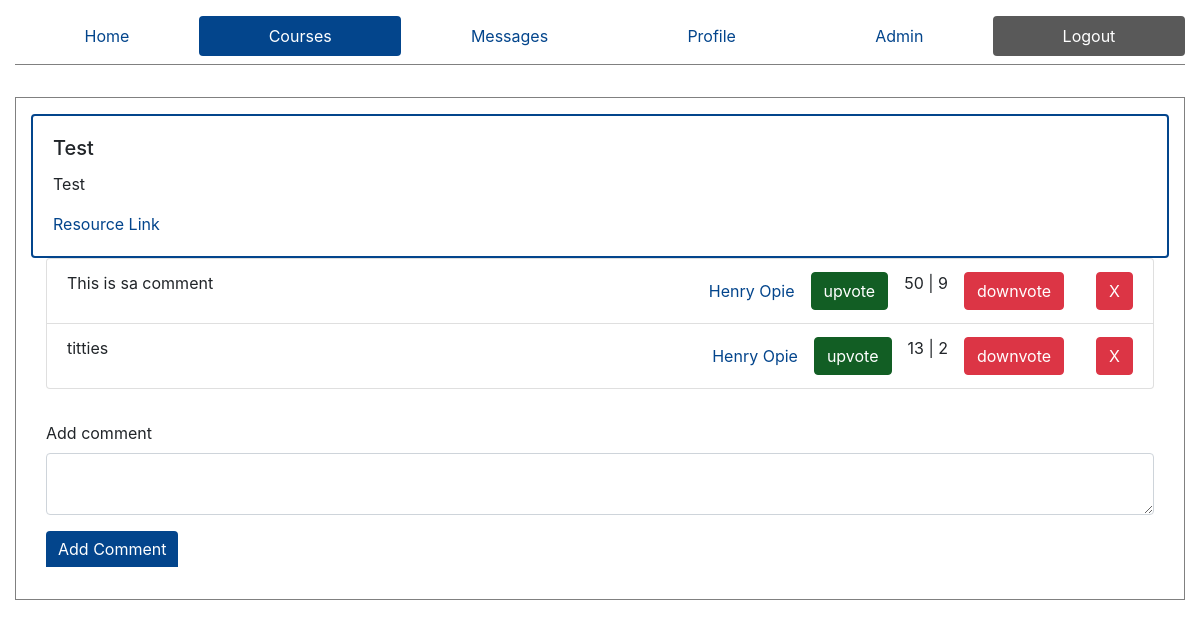
Before: /courses/1111/4 (signed in) with the older database file.
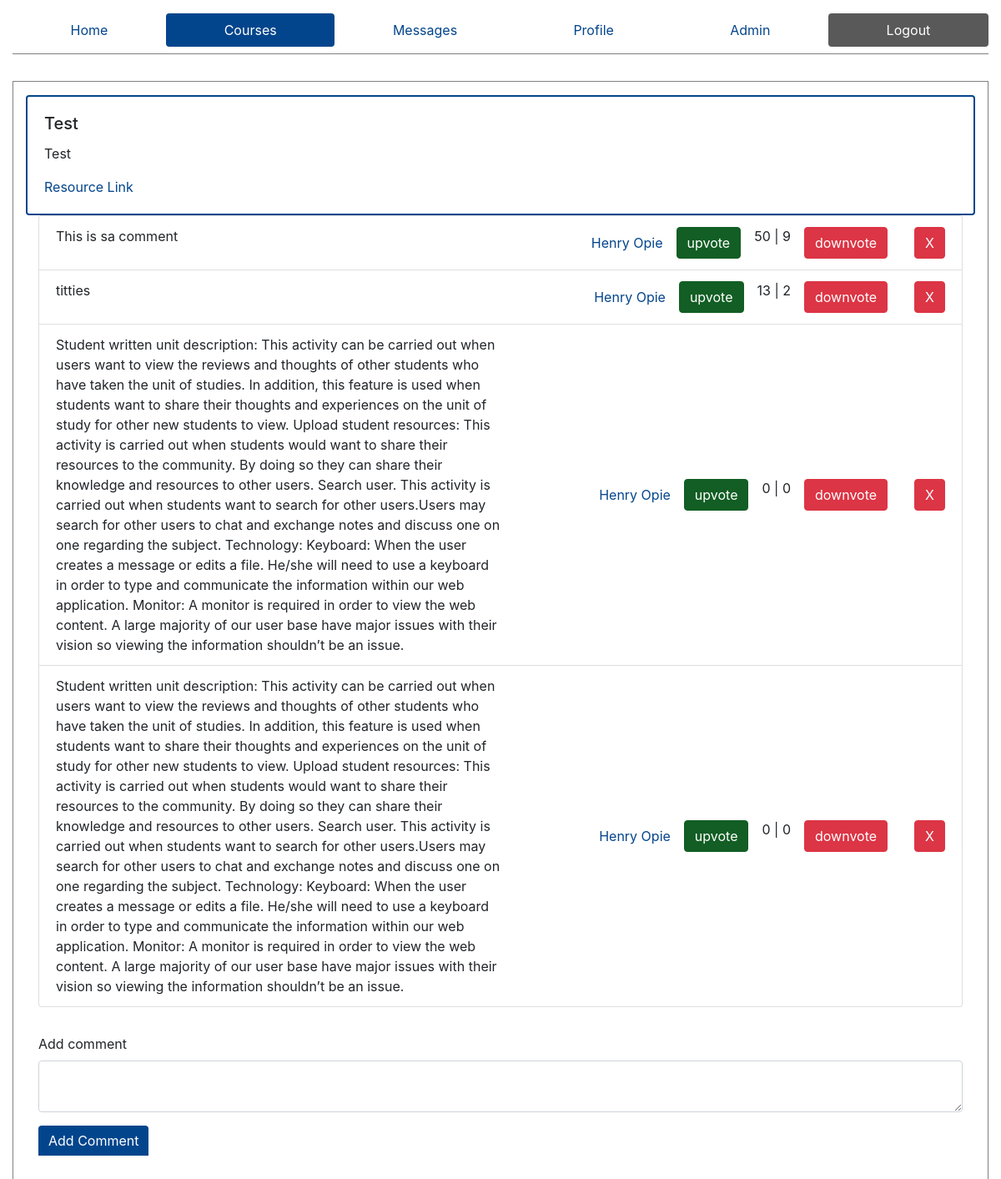
After: the same page with the newer database file.
### ed/models.py (models this page shows)
class Resource(models.Model):
    course = models.ForeignKey(Course, on_delete=models.CASCADE, null=True)
    resourceName = models.CharField(max_length=50, default="Resource Name")
    resourceDescription = models.CharField(max_length=200, default="Description")
    resourceLink = models.CharField(max_length=200, default="Resource Link")

class Comment(models.Model):
    resource = models.ForeignKey(Resource, on_delete=models.CASCADE, related_name='comments')
    body = models.TextField()
    user = models.ForeignKey(Profile, on_delete=models.CASCADE, null=True)
    upvotes = models.IntegerField(default=0)
    downvotes = models.IntegerField(default=0)

class Profile(models.Model):
    user = models.OneToOneField(User, on_delete=models.CASCADE, related_name='+', default=1)
    FirstName = models.CharField(max_length=50,default='firstname')
    LastName = models.CharField(max_length=50,default='lastname')
    is_admin = models.BooleanField('Is admin', default=False)

### ed/views.py (the view, shortened to what this page needs)
# urls.py: path('courses/<slug:code>/<int:id>', views.singleResource, name='Resource'),
def singleResource(request,code, id):
    is_admin = False
    p = Profile.objects.get(user=request.user)
    error = ''
    if p.is_admin:
        is_admin = True
    if not request.POST:
        resource = Resource.objects.get(id=id)
        try:
            comments = Comment.objects.filter(resource=resource).\
                annotate(totalvotes = F('upvotes') - F('downvotes')).order_by('-totalvotes')
        except:
            comments = {}
        context = {
            'active': 'courses',
            'resource': resource,
            'comments': comments,
            'is_admin': is_admin
        }
        return render(request, 'resource.html', context=context)

### templates/resource.html (shortened to what this page needs)
{% extends "core.html" %}
{% block content %}
<div class="card">
    <div class="card-body">
        <h5 class="card-title">
            {{ resource.resourceName}}
        </h5>
        <p class="card-text">
            {{ resource.resourceDescription}}
        </p>
        {% if resource.resourceLink %}
        <a href="{{resource.resourceLink}}" target='_blank'>
            Resource Link
        </a>
        {% endif %}
    </div>
</div>
<div class="container-fluid">
    {% if comments %}
        <ul class='list-group'>
            {% for comment in comments %}
                <li class="list-group-item" style="display: flex;">
                    <div class="comment-body" style="width: 50%; max-width: 50%;">
                    {{comment.body}}
                    </div>
                    <div class="comment-author" style="margin-left: auto; display: flex; align-items: center;">
                        <a href="/profile/{{comment.user.id}}">
                            {{comment.user.FirstName}} {{comment.user.LastName}}
                        </a>
                    </div>
                    <div class="comment-votes">
                        <div class="upvote">
                            <form action="/courses/{{resource.course.courseCode}}/{{resource.id}}" method="post" >
                                <input type="submit" value="upvote" class="btn btn-success">
                            </form>
                        </div>
                        <p>
                            {{comment.upvotes}} | {{comment.downvotes}}
                        </p>
                        <div class="downvote">
                            <form action="/courses/{{resource.course.courseCode}}/{{resource.id}}" method="post" role='form'>
                                <input type="submit" value="downvote" class="btn btn-danger">
                            </form>
                        </div>
                        {% if is_admin %}
                            <div class="admin-delete btn btn-danger">
                                X
                            </div>
                        {% endif %}
                    </div>
                </li>
            {% endfor %}
        </ul>
    {% endif %}
    <form action="/courses/{{resource.course.courseCode}}/{{resource.id}}" method="post" style="margin-top: 2rem;" role="form">
        <div class="form-group">
            <label for="comment" >Add comment</label>
            <textarea id="comment" name="comment" type="text" class="form-control"> </textarea>
        </div>
        <div class="form-group">
            <input type="submit" value="Add Comment" style="width: auto" class="btn btn-primary" role="button">
        </div>
    </form>
</div>
{% endblock %}

### templates/core.html (shortened to what this page needs)
<!DOCTYPE html>
<html lang="en">
<head>
    {% load static %}
    <link rel="stylesheet" type="text/css" href="{% static 'bootstrap.css' %}">
    <link rel="stylesheet" type="text/css" href="{% static 'styles.css' %}">
</head>
<body>
<div class="container" style='max-width: 1200px;'>
{% if user.is_authenticated %}
<div role="navigation">
    <ul class="nav nav-pills nav-fill" style="margin-top:1rem; margin-bottom: 2rem; border-bottom: 1px solid gray; padding-bottom: 0.5rem;" role="tablist" aria-label='main'>
        <li class="nav-item" role="tab">
          <a class="nav-link {% if active == 'home'%} active {% endif %}" href="/">
            Home
          </a>
        </li>
        <li class="nav-item" role="tab">
          <a class="nav-link {% if active == 'courses'%} active {% endif %}" href="/courses">
            Courses
          </a>
        </li>
        <li class="nav-item" role="tab">
          <a class="nav-link {% if active == 'messages'%} active {% endif %}" href="/messages">
            Messages
          </a>
        </li>
        <li class="nav-item" role="tab">
          <a class="nav-link {% if active == 'profile'%} active {% endif %}" href="/profile">
            Profile
          </a>
        </li>
        {% if is_admin %}
        <li class="nav-item" role="tab">
          <a class="nav-link {% if active == 'admin'%} active {% endif %}" href="/admin">
            Admin
          </a>
        </li>
        {% endif %}
        <li class="nav-item" role="tab" style="margin-top: auto;">
          <a class="nav-link" style="background-color: #595959; color: white;" aria-label="logout" href="/logout">
            Logout
          </a>
        </li>
    </ul>
  </div>
    {% endif %}
<div class="container-fluid" style="border: 1px solid gray; padding-top: 1rem; padding-bottom: 1rem;" role="main">
  {% block content %}
  {% endblock %}
</div>
</body>

### ed/static/styles.css (style rules this page uses)
.nav { margin-bottom: 1rem; }
input { border: 1px solid gray; }
.comment-votes { display: flex; align-items: center; }
.comment-votes .upvote { margin-right: 1rem; margin-left: 1rem; }
.comment-votes .downvote { margin-right: 1rem; margin-left: 1rem; }
.card { border: 2px solid #03458c; }
.btn-primary { border: unset; border: 0.25rem !important; border-top-left-radius: 0.25rem !important; border-bottom-left-radius: 0 !important; border-bottom-right-radius: 0 !important; }
.admin-delete { margin-left: 1rem !important; }

Changed rows visible on the page:
added Comment: body "Student written unit description: This activity can be carried out when users want to view the reviews and thoughts of other students who have taken the unit of studies. In addition, this feature is used when students want to share their thoughts and experiences on the unit of study for other new students to view. Upload student resources: This activity is carried out when students would want to share their resources to the community. By doing so they can share their knowledge and resources to other users. Search user. This activity is carried out when students want to search for other users.Users may search for other users to chat and exchange notes and discuss one on one regarding the…", user.FirstName "Henry", user.LastName "Opie", upvotes "0", downvotes "0"
added Comment: body "Student written unit description: This activity can be carried out when users want to view the reviews and thoughts of other students who have taken the unit of studies. In addition, this feature is used when students want to share their thoughts and experiences on the unit of study for other new students to view. Upload student resources: This activity is carried out when students would want to share their resources to the community. By doing so they can share their knowledge and resources to other users. Search user. This activity is carried out when students want to search for other users.Users may search for other users to chat and exchange notes and discuss one on one regarding the…", user.FirstName "Henry", user.LastName "Opie", upvotes "0", downvotes "0"
